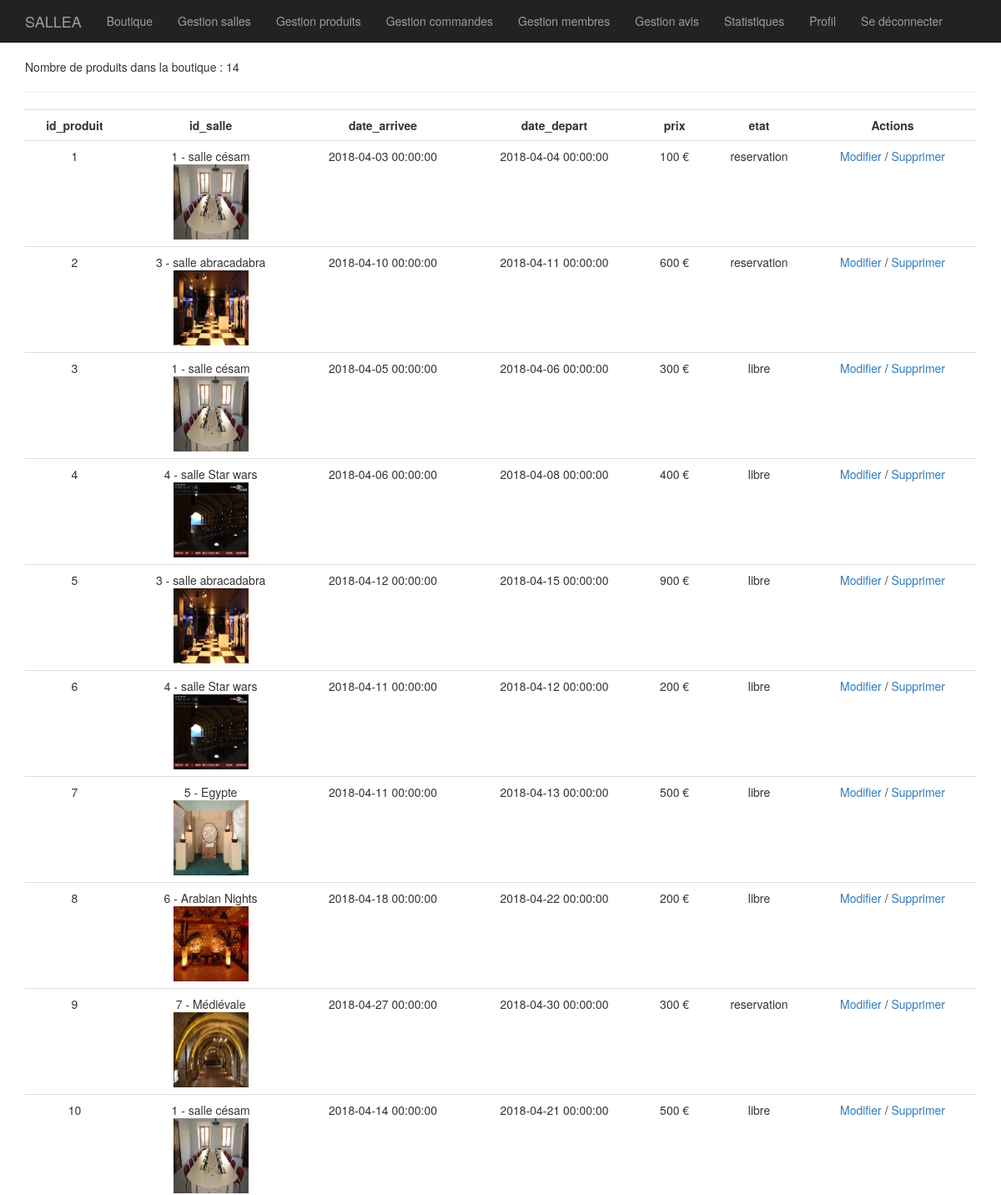
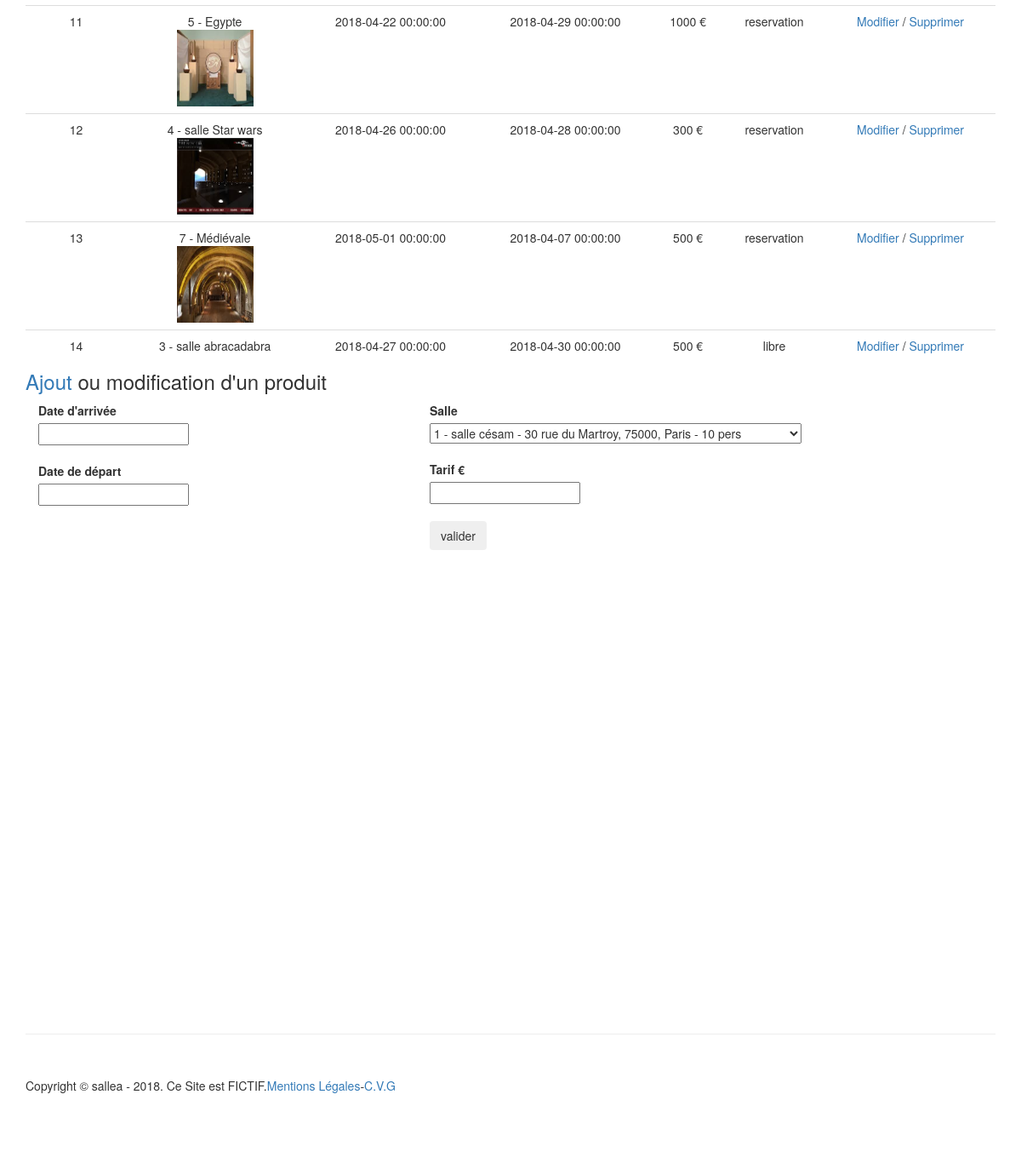
The page /admin/gestion_produits.php (signed in) on the database its author committed (2 pictures, top to bottom).
### tables this page shows
CREATE TABLE IF NOT EXISTS `produit` (
  `id_produit` int(3) NOT NULL AUTO_INCREMENT,
  `id_salle` int(3) DEFAULT NULL,
  `date_arrivee` datetime NOT NULL,
  `date_depart` datetime NOT NULL,
  `prix` int(3) NOT NULL,
  `etat` enum('libre','reservation') NOT NULL,
  PRIMARY KEY (`id_produit`)
);

CREATE TABLE IF NOT EXISTS `salle` (
  `id_salle` int(3) NOT NULL AUTO_INCREMENT,
  `titre` varchar(200) NOT NULL,
  `description` text NOT NULL,
  `photo` varchar(200) NOT NULL,
  `pays` varchar(20) NOT NULL,
  `ville` enum('Paris','Marseille','Lyon') NOT NULL,
  `adresse` varchar(50) NOT NULL,
  `cp` int(5) NOT NULL,
  `capacite` int(3) NOT NULL,
  `categorie` enum('Réunion','Bureau','Formation') NOT NULL,
  PRIMARY KEY (`id_salle`)
);

### inc/fonctions.inc.php (called while the page is built, shortened)
<?php
function internauteEstConnecte(){
	if(isset($_SESSION['membre'])){
		return true;
	} else {
		return false;
	}
}
function internauteEstConnecteEtEstAdmin () {
	if (internauteEstConnecte() && $_SESSION['membre']['statut']== 1){
		return true;
	} else {
		return false;
	}
}
function executeRequete($req, $param = array()) {
	global $pdo;
	$r = $pdo->prepare($req);
	$r->execute($param);
	return $r;
}

### inc/init.inc.php (called while the page is built, shortened)
<?php
$pdo = new PDO (
		'mysql:host=localhost;dbname=sallea',
		'root',
		'',
		array(
			PDO::ATTR_ERRMODE => PDO::ERRMODE_WARNING,
			PDO::MYSQL_ATTR_INIT_COMMAND => 'SET NAMES utf8'
		)
);
$contenu='';
require_once('fonctions.inc.php');

### admin/gestion_produits.php (the view, shortened to what this page needs)
<?php
require_once('../inc/init.inc.php');
	$resultat = executeRequete("SELECT * FROM produit");
	$contenu .= 'Nombre de produits dans la boutique : ' . $resultat->rowCount();
	$contenu .=  '<div id="target" style="overflow: scroll; height: 55vh;">';
	$contenu .= '<table class="table text-center" >';
		$contenu .='<tr>';
			for($i=0;$i<$resultat->columnCount();$i++){
				$colonne =$resultat->getColumnMeta($i);
				$contenu .='<th class="text-center">'.$colonne['name']. '</th>';
			}
			$contenu .= '<th class="text-center">Actions</th>';
		$contenu .='</tr>';
	$contenu .='<hr>';
	while ($ligne = $resultat->fetch(PDO::FETCH_ASSOC)) {
		$contenu .= '<tr>';
							$photo2 = executeRequete("SELECT photo FROM salle WHERE id_salle = ". $ligne['id_salle'] ."");
							$photo = $photo2->fetch(PDO::FETCH_ASSOC);
							$titre2 = executeRequete("SELECT titre FROM salle WHERE id_salle = ". $ligne['id_salle'] ."");
							$titre = $titre2->fetch(PDO::FETCH_ASSOC);
			foreach($ligne as $indice=>$info){
				if ($indice == 'photo'){
					$contenu .= '<td><img src="../'.$info.'" width="90" height="90" ></td>';
				} else if ($indice == 'prix'){ $contenu .= '<td>'.$info . ' €</td>'; }
				else if ($indice == 'id_salle'){ $contenu .= '<td>'.$info . ' - '. $titre['titre'] .'<br><img src="../'.$photo['photo'].'" width="90" height="90" ></td>'; }
				else{	$contenu .= '<td>'.$info . '</td>';
				}
			}
			if($ligne['etat']=='reservation'){
			$contenu .= '<td>
							<a href="?action=modification&id_produit='.$ligne['id_produit'].'" onclick="return confirm(\'Souhaitez vous vraiment modifier une salle déjà réservée??\')">Modifier </a>';
			} else {
				$contenu .= '<td>
							<a href="?action=modification&id_produit='.$ligne['id_produit'].'">Modifier </a>';
			}
			$contenu .=		'/
							<a href="?action=suppression&id_produit='.$ligne['id_produit'].'" onclick="return(confirm(\'Etes-vous certain de vouloir supprimer ce produit ? \'))" >Supprimer </a>
						</td>';
		$contenu .= '</tr>';
	}
	$contenu .= '</table>';
	$contenu .= '</div>';
	$resultat2 = executeRequete("SELECT * FROM salle");
require_once('../inc/haut.inc.php');
echo $contenu;
?>
	<h3><a href="gestion_produits.php">Ajout</a> ou modification d'un produit</h3>
	<form method="post" action="" enctype="multipart/form-data">
		<div class="col-sm-5">
		<label for="date_arrivee">Date d'arrivée</label><br>
		<input type="text" id="date_arrivee2" name="date_arrivee" value="<?php echo $produit_actuel['date_a']?? ''; ?>"><br><br>
		<label for="date_depart">Date de départ</label><br>
		<input type="text" id="date_depart2" name="date_depart" value="<?php echo $produit_actuel['date_d']?? ''; ?>"><br><br>
		</div>
		<label for="id_salle">Salle</label><br>
		<select name="id_salle">
			<?php for($i = 0; $i<$resultat2->rowCount();$i++){ 	while ($ligne2 = $resultat2->fetch(PDO::FETCH_ASSOC)) {
			$salle = $ligne2['id_salle'].' - '.$ligne2['titre'].' - '.$ligne2['adresse'].', '.$ligne2['cp'].', '.$ligne2['ville'].' - '.$ligne2['capacite'].' pers';
			echo '<option value="'.$ligne2['id_salle'].'"'?> <?php if(isset($produit_actuel['id_salle']) && $produit_actuel['id_salle'] == $ligne2['id_salle']) echo 'selected'; ?> ><?php echo $salle ?></option><?php }} ?>
		</select><br><br>
		<label for="prix">Tarif €</label><br>
		<input type="text" id="prix" name="prix" value="<?php echo $produit_actuel['prix']?? ''; ?>"><br><br>
		<input type="submit" value="valider" class="btn">
	</form>
<?php
require_once('../inc/bas.inc.php');

### inc/haut.inc.php (shortened to what this page needs)
<!DOCTYPE html>
<html>
<head>
	<link href="<?php echo RACINE_SITE . 'inc/css/bootstrap.min.css'; ?>" rel="stylesheet">
	<link href="<?php echo RACINE_SITE . 'inc/css/shop-homepage.css'; ?>" rel="stylesheet">
	<link href="<?php echo RACINE_SITE . 'inc/css/etoile.css'; ?>" rel="stylesheet">
	<link href="<?php echo RACINE_SITE . 'inc/css/portfolio-item.css'; ?>" rel="stylesheet">
	<link rel="stylesheet" href="http://maxcdn.bootstrapcdn.com/font-awesome/latest/css/font-awesome.min.css">
	<link href="<?php echo RACINE_SITE . 'inc/css/fontawesome-stars.css'; ?>" rel="stylesheet">
	<link rel="stylesheet" href="//code.jquery.com/ui/1.12.1/themes/base/jquery-ui.css">
</head>
<body>
    <nav class="navbar navbar-inverse navbar-fixed-top" role="navigation">
        <div class="container">
            <div class="navbar-header">
				<a class="navbar-brand" href="<?php echo RACINE_SITE . 'index.php'; ?>">SALLEA</a>
		   </div>
            <div class="collapse navbar-collapse" id="bs-example-navbar-collapse-1">
                <ul class="nav navbar-nav">
					<?php
						echo '<li><a href="'.RACINE_SITE .'index.php">Boutique</a></li>';
						if  (internauteEstConnecteEtEstAdmin ()){
							echo '<li><a href="'.RACINE_SITE .'admin/gestion_salles.php">Gestion salles</a></li>';
							echo '<li><a href="'.RACINE_SITE .'admin/gestion_produits.php">Gestion produits</a></li>';
							echo '<li><a href="'.RACINE_SITE .'admin/gestion_commande.php">Gestion commandes</a></li>';
							echo '<li><a href="'.RACINE_SITE .'admin/gestion_membre.php">Gestion membres</a></li>';
							echo '<li><a href="'.RACINE_SITE .'admin/gestion_avis.php">Gestion avis</a></li>';
							echo '<li><a href="'.RACINE_SITE .'admin/statistiques.php">Statistiques</a></li>';
						}
						if (internauteEstConnecte()){
								echo '<li><a href="'.RACINE_SITE .'profil.php">Profil</a></li>';
								echo '<li><a href="'.RACINE_SITE .'connexion.php?action=deconnexion">Se déconnecter</a></li>';
						}	else {
								echo '<li><a href="'.RACINE_SITE .'inscription.php">Inscription</a></li>';
								echo '<li><a href="'.RACINE_SITE .'connexion.php">Connexion</a></li>';
						}
					?>
                </ul>
            </div>
        </div>
    </nav>
    <div class="container" style="min-height: 80vh;">

### inc/bas.inc.php (shortened to what this page needs)
	</div>
		<div class="container">
			<hr>
			<footer>
				<div class="row">
					<div class="col-lg-12">
						<p>Copyright &copy; sallea - 2018. Ce Site est FICTIF.<a href="<?php echo RACINE_SITE ?>mentions.php">Mentions Légales</a>-<a href="<?php echo RACINE_SITE ?>cvg.php">C.V.G</a></p>
					</div>
				</div>
			</footer>
		</div>
</body>
</html>

### inc/css/shop-homepage.css (style rules this page uses)
body { padding-top: 70px; }
footer { margin: 50px 0; }

### inc/css/portfolio-item.css (style rules this page uses)
body { padding-top: 70px; }
footer { margin: 50px 0; }

### rows shown on the page
produit: id_produit "1", id_salle "1", id_salle.titre "salle césam", id_salle.photo (picture), date_arrivee "2018-04-03 00:00:00", date_depart "2018-04-04 00:00:00", prix "100", etat "reservation"
produit: id_produit "2", id_salle "3", id_salle.titre "salle abracadabra", id_salle.photo (picture), date_arrivee "2018-04-10 00:00:00", date_depart "2018-04-11 00:00:00", prix "600", etat "reservation"
produit: id_produit "3", id_salle "1", id_salle.titre "salle césam", id_salle.photo (picture), date_arrivee "2018-04-05 00:00:00", date_depart "2018-04-06 00:00:00", prix "300", etat "libre"
produit: id_produit "4", id_salle "4", id_salle.titre "salle Star wars", id_salle.photo (picture), date_arrivee "2018-04-06 00:00:00", date_depart "2018-04-08 00:00:00", prix "400", etat "libre"
produit: id_produit "5", id_salle "3", id_salle.titre "salle abracadabra", id_salle.photo (picture), date_arrivee "2018-04-12 00:00:00", date_depart "2018-04-15 00:00:00", prix "900", etat "libre"
produit: id_produit "6", id_salle "4", id_salle.titre "salle Star wars", id_salle.photo (picture), date_arrivee "2018-04-11 00:00:00", date_depart "2018-04-12 00:00:00", prix "200", etat "libre"
produit: id_produit "7", id_salle "5", id_salle.titre "Egypte", id_salle.photo (picture), date_arrivee "2018-04-11 00:00:00", date_depart "2018-04-13 00:00:00", prix "500", etat "libre"
produit: id_produit "8", id_salle "6", id_salle.titre "Arabian Nights", id_salle.photo (picture), date_arrivee "2018-04-18 00:00:00", date_depart "2018-04-22 00:00:00", prix "200", etat "libre"
produit: id_produit "9", id_salle "7", id_salle.titre "Médiévale", id_salle.photo (picture), date_arrivee "2018-04-27 00:00:00", date_depart "2018-04-30 00:00:00", prix "300", etat "reservation"
produit: id_produit "10", id_salle "1", id_salle.titre "salle césam", id_salle.photo (picture), date_arrivee "2018-04-14 00:00:00", date_depart "2018-04-21 00:00:00", prix "500", etat "libre"
produit: id_produit "11", id_salle "5", id_salle.titre "Egypte", id_salle.photo (picture), date_arrivee "2018-04-22 00:00:00", date_depart "2018-04-29 00:00:00", prix "1000", etat "reservation"
produit: id_produit "12", id_salle "4", id_salle.titre "salle Star wars", id_salle.photo (picture), date_arrivee "2018-04-26 00:00:00", date_depart "2018-04-28 00:00:00", prix "300", etat "reservation"
produit: id_produit "13", id_salle "7", id_salle.titre "Médiévale", id_salle.photo (picture), date_arrivee "2018-05-01 00:00:00", date_depart "2018-04-07 00:00:00", prix "500", etat "reservation"
produit: id_produit "14", id_salle "3", id_salle.titre "salle abracadabra", date_arrivee "2018-04-27 00:00:00", date_depart "2018-04-30 00:00:00", prix "500", etat "libre"

### other values the page prints
$contenu "Nombre de produits dans la boutique : 14"
$colonne['name'] "id_produit"
$colonne['name'] "id_salle"
$colonne['name'] "date_arrivee"
$colonne['name'] "date_depart"
$colonne['name'] "prix"
$colonne['name'] "etat"
form field id_salle "1 - salle césam - 30 rue du Martroy, 75000, Paris - 10 pers"
